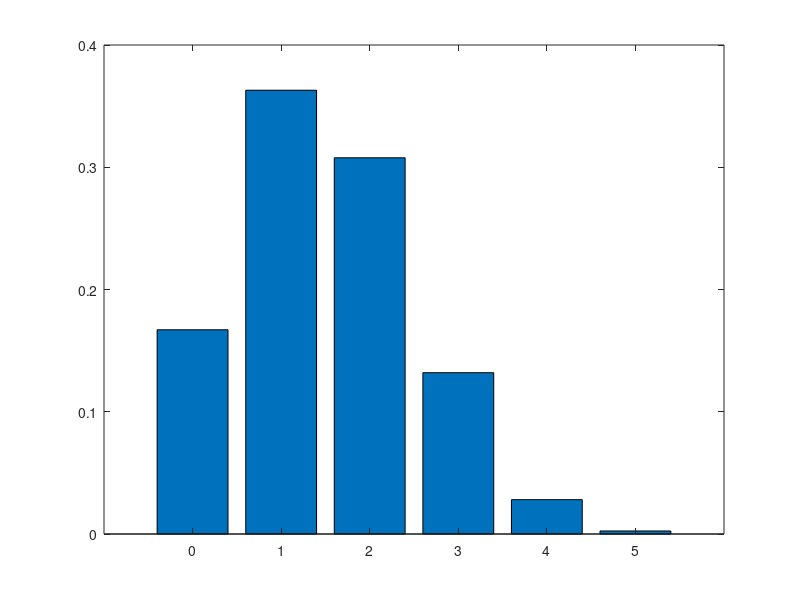

The MATLAB source for this figure:
N = 1e5; %numero de experiencias
p = 0.3; %probabilidade de defeito
n = 5; % numero de peças na amostra


res = [];
for k = 0:5
    r1 = rand(n, N); % n linhas e N colunas para repetiçao
    r1Prob = r1 <= p; % se forem maior que 0.3 dá 0, else dá 1(defeituosa)
    smpl = sum(r1Prob); % somar as colunas entre si e ficar com vetor
    chances = smpl == k; % ver se as somas de cada elemento são == k
    res(k+1) = sum(chances) / N
end
bar(0:5, res)